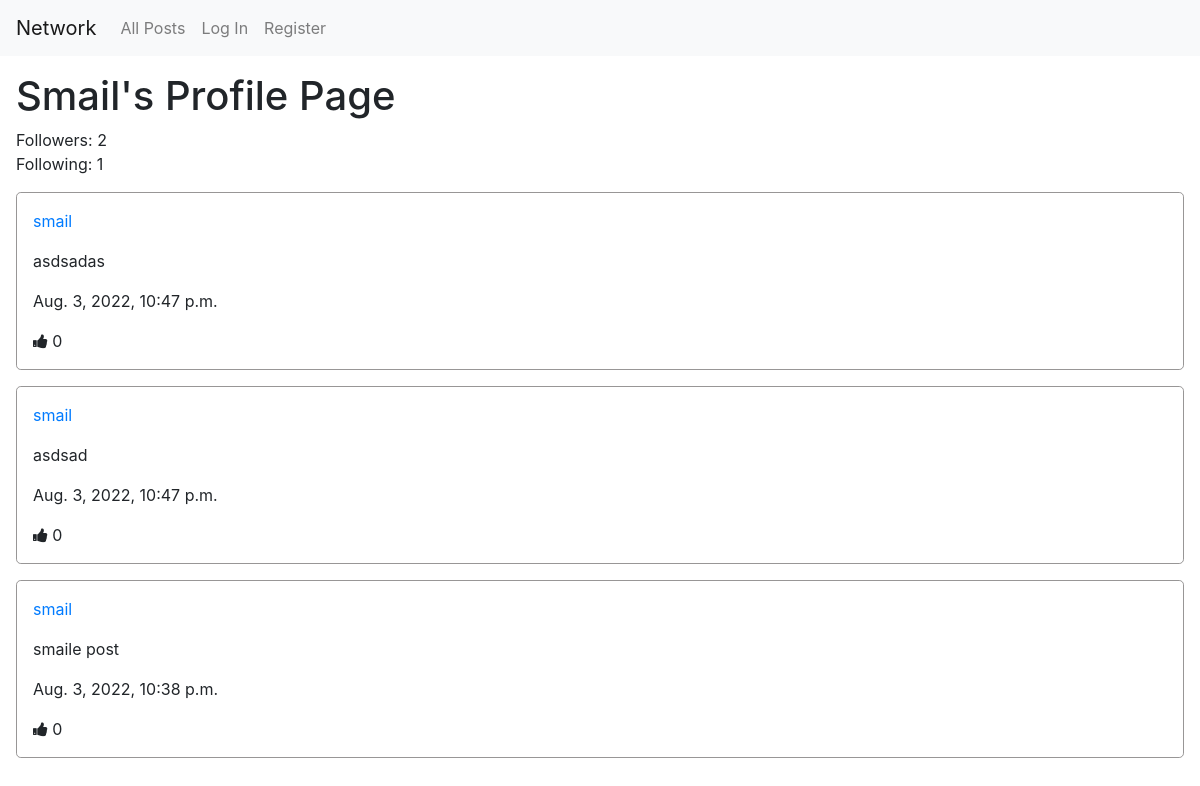
The page /profile/smail/ on the database as committed earlier.
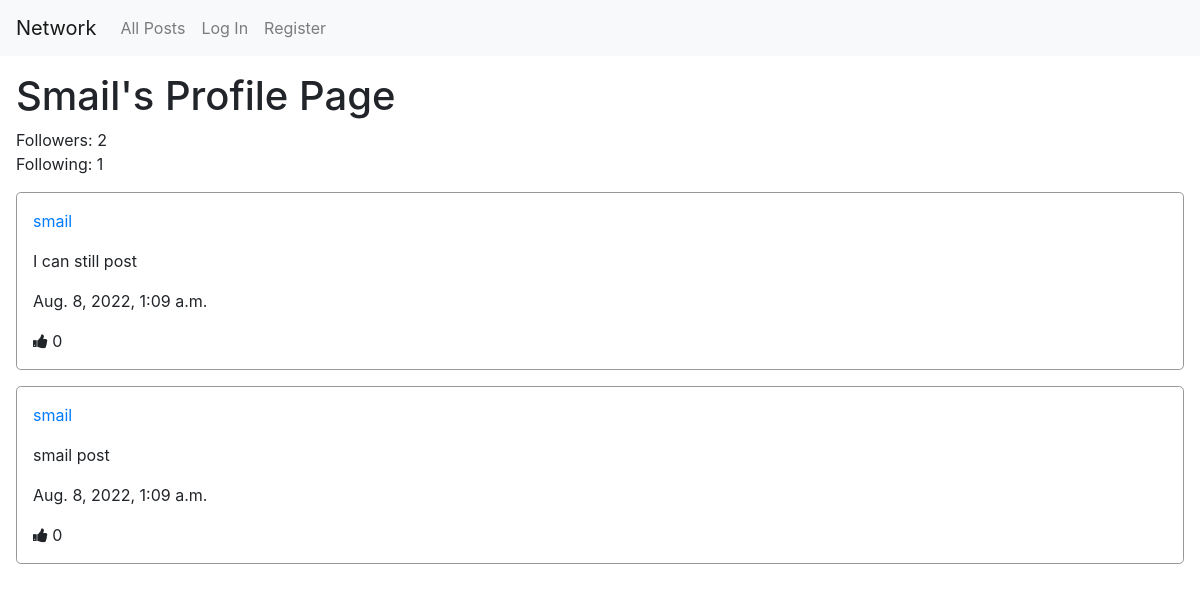
The same page on the database as committed later.
### network/models.py (models this page shows, shortened)
class User(AbstractUser):
    pass

class Post(models.Model):
    user = models.ForeignKey("User", on_delete=models.CASCADE)
    content = models.TextField(blank=False)
    timestamp = models.DateTimeField(auto_now_add=True)
    def get_likes(self):
        return self.likes.all()
    def get_users_that_liked(self):
        users = []
        likes = self.likes.all()
        for like in list(likes):
            users.append(like.user)
        return users

### network/views.py (the view)
# urls.py: path("profile/<str:username>/", views.profile_view, name="profile"),
def profile_view(request, username):
    profile_owner = User.objects.get(username=username)
    followers = profile_owner.followers.all() # need all to find if to follow or not
    following = profile_owner.following.count()
    posts = Post.objects.all().filter(user=profile_owner).order_by('-timestamp')
    paginator = Paginator(posts, 10) # Show 10 posts per page.
    page_number = request.GET.get('page')
    page_obj = paginator.get_page(page_number)
    context = {'posts' : posts,
                'page_obj' : page_obj,
                'followers': followers,
                'following': following,
                'user_profile': profile_owner
            }
    if request.user.is_authenticated:
        follower = User.objects.get(pk=request.user.id)
        is_following = followers.filter(user=follower).exists()
        context['is_following'] = is_following
    return render(request, 'network/profile.html', context)

### network/templates/network/profile.html (shortened to what this page needs)
{% extends "network/layout.html" %}
{% load static %}
{% block page_title %}
    <h1>{{ user_profile.username | capfirst }}'s Profile Page</h1>
{% endblock page_title %}
{% block user_info %}
    <div class="user_info">
        <div>
            Followers: {{ followers | length }}
        </div>
        <div>
            Following: {{ following }}
        </div>
    </div>
{% endblock user_info %}

### network/templates/network/layout.html (shortened to what this page needs)
{% load static %}
<!DOCTYPE html>
<html lang="en">
    <head>
        <link rel="stylesheet" href="https://cdnjs.cloudflare.com/ajax/libs/font-awesome/4.7.0/css/font-awesome.min.css">
        <link rel="stylesheet" href="https://stackpath.bootstrapcdn.com/bootstrap/4.4.1/css/bootstrap.min.css">
        <link href="{% static 'network/styles.css' %}" rel="stylesheet">
    </head>
    <body>
        <nav class="navbar navbar-expand-lg navbar-light bg-light">
            <a class="navbar-brand" href="{% url 'index' %}">Network</a>
            <div>
              <ul class="navbar-nav mr-auto">
                <li class="nav-item">
                  <a class="nav-link" href="{% url 'index' %}">All Posts</a>
                </li>
                {% if user.is_authenticated %}
                    <li class="nav-item">
                        <a class="nav-link" href="{% url 'following' %}">Following</a>
                    </li>
                    <li class="nav-item">
                        <a class="nav-link" href="{% url 'logout' %}">Log Out</a>
                    </li>
                {% else %}
                    <li class="nav-item">
                        <a class="nav-link" href="{% url 'login' %}">Log In</a>
                    </li>
                    <li class="nav-item">
                        <a class="nav-link" href="{% url 'register' %}">Register</a>
                    </li>
                {% endif %}
              </ul>
            </div>
          </nav>
        <div class="body">
            {% block page_title %}{% endblock page_title %}
            {% block user_info %}{% endblock user_info %}
            {% block posts %}
                <div id="posts">
                    {% for post in page_obj %}
                        <div class="post-div" id="{{ post.id }}">
                            <p><a href="{% url 'profile' post.user %}">{{ post.user}}</a></p>
                            <p id="content">{{ post.content }}</p>
                            <p> {{ post.timestamp }}</p>
                            {% if user in post.get_users_that_liked %}
                                <div>
                                    <i id="like" data-liked="true" class="fa fa-thumbs-up fa-thumbs-down"></i>
                                    <span>{{ post.get_likes | length }}</span>
                                </div>
                            {% else %}
                                <div>
                                    <i id="like" data-liked="false" class="fa fa-thumbs-up"></i>
                                    <span>{{ post.get_likes | length }}</span>
                                </div>
                            {% endif %}
                        </div>
                    {% endfor %}
                </div>
            {% endblock posts %}
            {% block pagination %}
                <nav aria-label="Posts pages">
                    <ul class="pagination">
                    </ul>
                </nav>
            {% endblock pagination %}
        </div>
    </body>
</html>

### network/static/network/styles.css (style rules this page uses)
.body { margin: 1rem; }
.post-div { border: solid 1px rgb(152, 150, 150); border-radius: 0.3rem; padding: 1rem; margin-bottom: 1rem; }
.pagination { display: flex; width: 100%; justify-content: center; padding: 1rem; }
.user_info { margin-bottom: 1rem; }

Rows that differ between the two databases and show on the page:
removed Post: user "smail", content "asdsadas", timestamp "Aug. 3, 2022, 10:47 p.m.", get_likes|length "0"
removed Post: user "smail", content "asdsad", timestamp "Aug. 3, 2022, 10:47 p.m.", get_likes|length "0"
removed Post: user "smail", content "smaile post", timestamp "Aug. 3, 2022, 10:38 p.m.", get_likes|length "0"
added Post: user "smail", content "I can still post", timestamp "Aug. 8, 2022, 1:09 a.m.", get_likes|length "0"
added Post: user "smail", content "smail post", timestamp "Aug. 8, 2022, 1:09 a.m.", get_likes|length "0"
